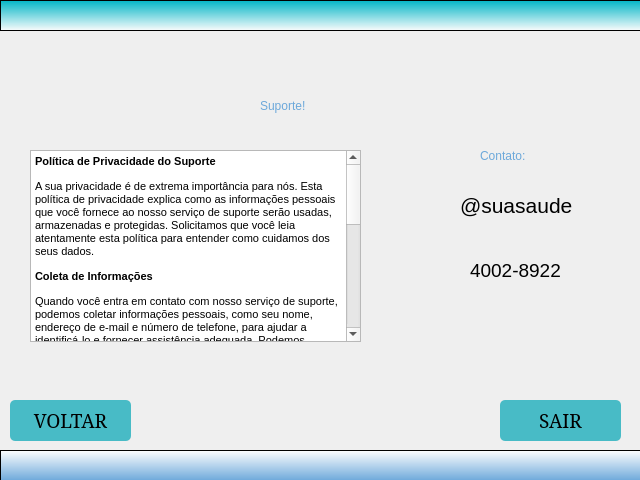
<?xml version="1.0" encoding="UTF-8"?>
<ui version="4.0">
 <class>MainWindow</class>
 <widget class="QMainWindow" name="MainWindow">
  <property name="geometry">
   <rect>
    <x>0</x>
    <y>0</y>
    <width>640</width>
    <height>480</height>
   </rect>
  </property>
  <property name="windowTitle">
   <string>MainWindow</string>
  </property>
  <widget class="QWidget" name="centralwidget">
   <widget class="QFrame" name="frame">
    <property name="geometry">
     <rect>
      <x>0</x>
      <y>0</y>
      <width>641</width>
      <height>31</height>
     </rect>
    </property>
    <property name="styleSheet">
     <string notr="true">background-color: qlineargradient(spread:pad, x1:0.5, y1:0, x2:0.5, y2:1, stop:0 rgba(0, 181, 198, 255), stop:1 rgba(255, 255, 255, 224));</string>
    </property>
    <property name="frameShape">
     <enum>QFrame::StyledPanel</enum>
    </property>
    <property name="frameShadow">
     <enum>QFrame::Raised</enum>
    </property>
   </widget>
   <widget class="QFrame" name="frame_4">
    <property name="geometry">
     <rect>
      <x>0</x>
      <y>450</y>
      <width>641</width>
      <height>31</height>
     </rect>
    </property>
    <property name="styleSheet">
     <string notr="true">background-color: qlineargradient(spread:pad, x1:0.5, y1:0, x2:0.5, y2:1, stop:0 rgba(255, 255, 255, 255), stop:1 rgba(108, 168, 218, 255));</string>
    </property>
    <property name="frameShape">
     <enum>QFrame::StyledPanel</enum>
    </property>
    <property name="frameShadow">
     <enum>QFrame::Raised</enum>
    </property>
   </widget>
   <widget class="QLabel" name="label_principal">
    <property name="geometry">
     <rect>
      <x>260</x>
      <y>70</y>
      <width>151</width>
      <height>71</height>
     </rect>
    </property>
    <property name="styleSheet">
     <string notr="true">font: 22pt &quot;Constantia&quot;;
color: rgb(108, 168, 218);</string>
    </property>
    <property name="text">
     <string>Suporte!</string>
    </property>
   </widget>
   <widget class="QTextBrowser" name="privacidade">
    <property name="geometry">
     <rect>
      <x>30</x>
      <y>150</y>
      <width>331</width>
      <height>192</height>
     </rect>
    </property>
    <property name="html">
     <string>&lt;!DOCTYPE HTML PUBLIC &quot;-//W3C//DTD HTML 4.0//EN&quot; &quot;http://www.w3.org/TR/REC-html40/strict.dtd&quot;&gt;
&lt;html&gt;&lt;head&gt;&lt;meta name=&quot;qrichtext&quot; content=&quot;1&quot; /&gt;&lt;style type=&quot;text/css&quot;&gt;
p, li { white-space: pre-wrap; }
&lt;/style&gt;&lt;/head&gt;&lt;body style=&quot; font-family:'MS Shell Dlg 2'; font-size:7.8pt; font-weight:400; font-style:normal;&quot;&gt;
&lt;p style=&quot; margin-top:12px; margin-bottom:12px; margin-left:0px; margin-right:0px; -qt-block-indent:0; text-indent:0px;&quot;&gt;&lt;span style=&quot; font-size:8pt; font-weight:600;&quot;&gt;Política de Privacidade do Suporte&lt;/span&gt;&lt;/p&gt;
&lt;p style=&quot; margin-top:12px; margin-bottom:12px; margin-left:0px; margin-right:0px; -qt-block-indent:0; text-indent:0px;&quot;&gt;&lt;span style=&quot; font-size:8pt;&quot;&gt;A sua privacidade é de extrema importância para nós. Esta política de privacidade explica como as informações pessoais que você fornece ao nosso serviço de suporte serão usadas, armazenadas e protegidas. Solicitamos que você leia atentamente esta política para entender como cuidamos dos seus dados.&lt;/span&gt;&lt;/p&gt;
&lt;p style=&quot; margin-top:12px; margin-bottom:12px; margin-left:0px; margin-right:0px; -qt-block-indent:0; text-indent:0px;&quot;&gt;&lt;span style=&quot; font-size:8pt; font-weight:600;&quot;&gt;Coleta de Informações&lt;/span&gt;&lt;/p&gt;
&lt;p style=&quot; margin-top:12px; margin-bottom:12px; margin-left:0px; margin-right:0px; -qt-block-indent:0; text-indent:0px;&quot;&gt;&lt;span style=&quot; font-size:8pt;&quot;&gt;Quando você entra em contato com nosso serviço de suporte, podemos coletar informações pessoais, como seu nome, endereço de e-mail e número de telefone, para ajudar a identificá-lo e fornecer assistência adequada. Podemos também coletar informações técnicas relacionadas ao seu dispositivo ou sistema, como endereço IP e informações do navegador, para diagnosticar e resolver problemas técnicos.&lt;/span&gt;&lt;/p&gt;
&lt;p style=&quot; margin-top:12px; margin-bottom:12px; margin-left:0px; margin-right:0px; -qt-block-indent:0; text-indent:0px;&quot;&gt;&lt;span style=&quot; font-size:8pt; font-weight:600;&quot;&gt;Uso das Informações&lt;/span&gt;&lt;/p&gt;
&lt;p style=&quot; margin-top:12px; margin-bottom:12px; margin-left:0px; margin-right:0px; -qt-block-indent:0; text-indent:0px;&quot;&gt;&lt;span style=&quot; font-size:8pt;&quot;&gt;As informações pessoais que coletamos são utilizadas exclusivamente para fins de suporte e assistência ao cliente. Isso inclui o fornecimento de soluções para problemas relatados, respostas a consultas, informações sobre produtos ou serviços, e a melhoria contínua de nossos serviços.&lt;/span&gt;&lt;/p&gt;
&lt;p style=&quot; margin-top:12px; margin-bottom:12px; margin-left:0px; margin-right:0px; -qt-block-indent:0; text-indent:0px;&quot;&gt;&lt;span style=&quot; font-size:8pt; font-weight:600;&quot;&gt;Armazenamento de Dados&lt;/span&gt;&lt;/p&gt;
&lt;p style=&quot; margin-top:12px; margin-bottom:12px; margin-left:0px; margin-right:0px; -qt-block-indent:0; text-indent:0px;&quot;&gt;&lt;span style=&quot; font-size:8pt;&quot;&gt;As informações coletadas são armazenadas com a máxima segurança e confidencialidade. Empregamos medidas de segurança técnicas e organizacionais para proteger seus dados contra acesso não autorizado, uso indevido ou divulgação.&lt;/span&gt;&lt;/p&gt;
&lt;p style=&quot; margin-top:12px; margin-bottom:12px; margin-left:0px; margin-right:0px; -qt-block-indent:0; text-indent:0px;&quot;&gt;&lt;span style=&quot; font-size:8pt; font-weight:600;&quot;&gt;Compartilhamento de Informações&lt;/span&gt;&lt;/p&gt;
&lt;p style=&quot; margin-top:12px; margin-bottom:12px; margin-left:0px; margin-right:0px; -qt-block-indent:0; text-indent:0px;&quot;&gt;&lt;span style=&quot; font-size:8pt;&quot;&gt;Não compartilhamos suas informações pessoais com terceiros, a menos que seja necessário para fornecer suporte efetivo ou cumprir com obrigações legais.&lt;/span&gt;&lt;/p&gt;&lt;/body&gt;&lt;/html&gt;</string>
    </property>
   </widget>
   <widget class="QPushButton" name="botaosair">
    <property name="geometry">
     <rect>
      <x>500</x>
      <y>400</y>
      <width>121</width>
      <height>41</height>
     </rect>
    </property>
    <property name="font">
     <font>
      <family>Constantia</family>
      <pointsize>14</pointsize>
      <weight>50</weight>
      <italic>false</italic>
      <bold>false</bold>
     </font>
    </property>
    <property name="cursor">
     <cursorShape>PointingHandCursor</cursorShape>
    </property>
    <property name="styleSheet">
     <string notr="true">QPushButton{
background-color: rgb(72, 187, 198);
border-radius: 5px;	
}
QPushButton:hover{
background-color: rgb(72, 187, 198);
border-radius: 5px;	
}
QPushButton:pressed{
background-color: rgb(255 , 255, 255);
border-radius: 5px;	
}
</string>
    </property>
    <property name="text">
     <string>SAIR</string>
    </property>
   </widget>
   <widget class="QPushButton" name="botaovoltar">
    <property name="geometry">
     <rect>
      <x>10</x>
      <y>400</y>
      <width>121</width>
      <height>41</height>
     </rect>
    </property>
    <property name="font">
     <font>
      <family>Constantia</family>
      <pointsize>14</pointsize>
      <weight>50</weight>
      <italic>false</italic>
      <bold>false</bold>
     </font>
    </property>
    <property name="cursor">
     <cursorShape>PointingHandCursor</cursorShape>
    </property>
    <property name="styleSheet">
     <string notr="true">QPushButton{
background-color: rgb(72, 187, 198);
border-radius: 5px;	
}
QPushButton:hover{
background-color: rgb(72, 187, 198);
border-radius: 5px;	
}
QPushButton:pressed{
background-color: rgb(255 , 255, 255);
border-radius: 5px;	
}
</string>
    </property>
    <property name="text">
     <string>VOLTAR</string>
    </property>
   </widget>
   <widget class="QLabel" name="label_contato">
    <property name="geometry">
     <rect>
      <x>480</x>
      <y>140</y>
      <width>111</width>
      <height>31</height>
     </rect>
    </property>
    <property name="styleSheet">
     <string notr="true">font: 16pt &quot;Constantia&quot;;

color: rgb(108, 168, 218);</string>
    </property>
    <property name="text">
     <string>Contato:</string>
    </property>
   </widget>
   <widget class="QLabel" name="label_insta_logo">
    <property name="geometry">
     <rect>
      <x>400</x>
      <y>190</y>
      <width>41</width>
      <height>41</height>
     </rect>
    </property>
    <property name="text">
     <string/>
    </property>
    <property name="pixmap">
     <pixmap>../../../../luiz/Design/conteudo/insta.png</pixmap>
    </property>
    <property name="scaledContents">
     <bool>true</bool>
    </property>
   </widget>
   <widget class="QLabel" name="label_telefone">
    <property name="geometry">
     <rect>
      <x>400</x>
      <y>250</y>
      <width>41</width>
      <height>41</height>
     </rect>
    </property>
    <property name="text">
     <string/>
    </property>
    <property name="pixmap">
     <pixmap>../../../../luiz/Design/conteudo/telefone fixo.png</pixmap>
    </property>
    <property name="scaledContents">
     <bool>true</bool>
    </property>
   </widget>
   <widget class="QLabel" name="label_insta">
    <property name="geometry">
     <rect>
      <x>460</x>
      <y>190</y>
      <width>141</width>
      <height>31</height>
     </rect>
    </property>
    <property name="text">
     <string>&lt;html&gt;&lt;head/&gt;&lt;body&gt;&lt;p&gt;&lt;span style=&quot; font-size:16pt;&quot;&gt;@suasaude&lt;/span&gt;&lt;/p&gt;&lt;/body&gt;&lt;/html&gt;</string>
    </property>
   </widget>
   <widget class="QLabel" name="label_numero">
    <property name="geometry">
     <rect>
      <x>470</x>
      <y>250</y>
      <width>121</width>
      <height>41</height>
     </rect>
    </property>
    <property name="text">
     <string>&lt;html&gt;&lt;head/&gt;&lt;body&gt;&lt;p&gt;&lt;span style=&quot; font-size:14pt;&quot;&gt;4002-8922&lt;/span&gt;&lt;/p&gt;&lt;/body&gt;&lt;/html&gt;</string>
    </property>
   </widget>
  </widget>
 </widget>
 <resources/>
 <connections/>
</ui>
